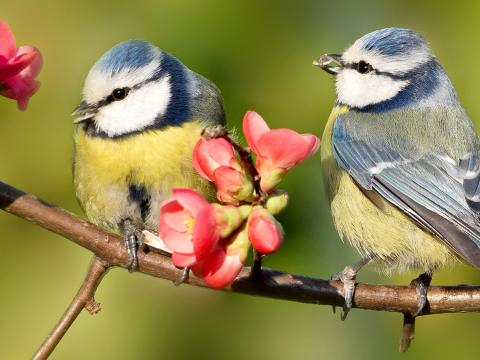
#> input picture FinalProj/data/2/bird.jpg, 480 x 360 px
$ jupyter execute EX04_Q1_BuiltInFunctions.ipynb
#> lines starting #> are read from the running program, lines starting #| are printed output that depends on the picture
### Copyright (C) 2022 Sobhan Moradian Daghigh
#### Date: 2/17/2022

[cell 1]
import numpy as np
from PIL import Image
from skimage import color
import matplotlib.pyplot as plt
import cv2

[cell 2]
img = Image.open('./data/2/bird.jpg')
#> img is the input picture: PIL image 480x360 RGB; mean R, G, B 147.5, 134.8, 80.7
img = color.rgb2lab(img)
#> img: shape (360, 480, 3) float64; mean of channels 0, 1, 2 56.3, -2.4, 30.5
resized = img.reshape((-1, 3))
resized = np.float32(resized)

[cell 3]
K = 4
criteria = (cv2.TERM_CRITERIA_EPS + cv2.TERM_CRITERIA_MAX_ITER, 10, 1.0)
ret, label, center = cv2.kmeans(resized, K, None, None, 10, cv2.KMEANS_RANDOM_CENTERS)
#> ret = 56383761.6; center = [[57.22, 46.41, 30.15], [33.39, 1.37, 12.1], [56.63, -10.73, 43.06], [74.85, 1.2, 9.69]]
res = center[label.flatten()]
quantized = res.reshape((img.shape))
#> quantized: shape (360, 480, 3) float32; mean of channels 0, 1, 2 56.3, -2.4, 30.4

[cell 4]
quantized = color.lab2rgb(quantized)
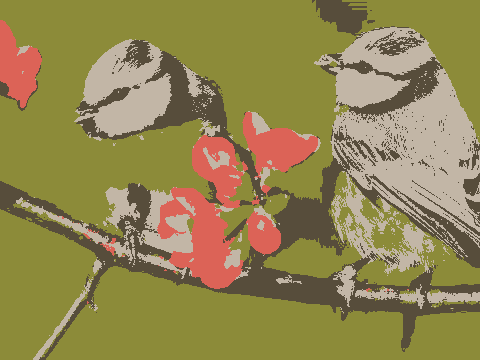
#> quantized: shape (360, 480, 3) float32; mean R, G, B 0.58, 0.528, 0.318
plt.imshow(quantized)
plt.show()


$ run again, with FinalProj/data/2/car.JPG copied over FinalProj/data/2/bird.jpg
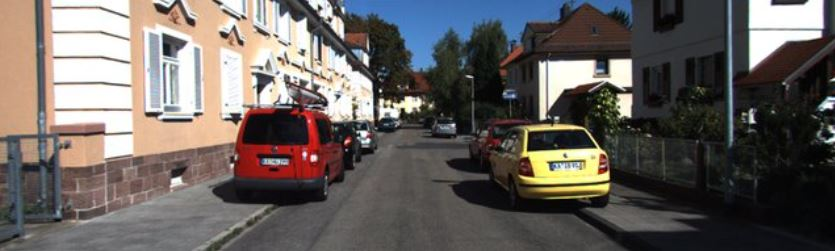
#> input picture FinalProj/data/2/car.JPG, 835 x 251 px
#> img is the input picture: PIL image 835x251 RGB; mean R, G, B 103.8, 98, 94.8
#> img: shape (251, 835, 3) float64; mean of channels 0, 1, 2 40.4, 2.3, 2.8
#> ret = 45194797.3; center = [[40.16, 3.93, 3.86], [49.07, 2.91, -36.93], [86.98, 2.74, 10.87], [11.09, 0.767, 0.798]]
#> `quantized = color.lab2rgb(quantized)`:
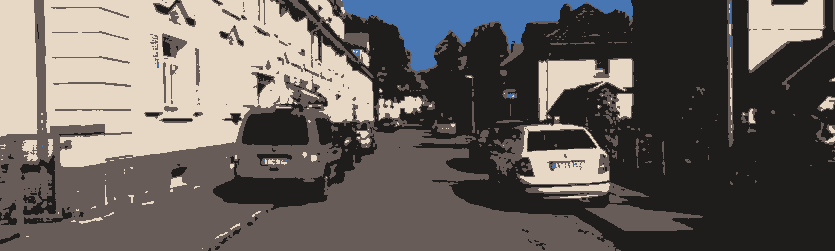
#> quantized: shape (251, 835, 3) float32; mean R, G, B 0.412, 0.385, 0.371
